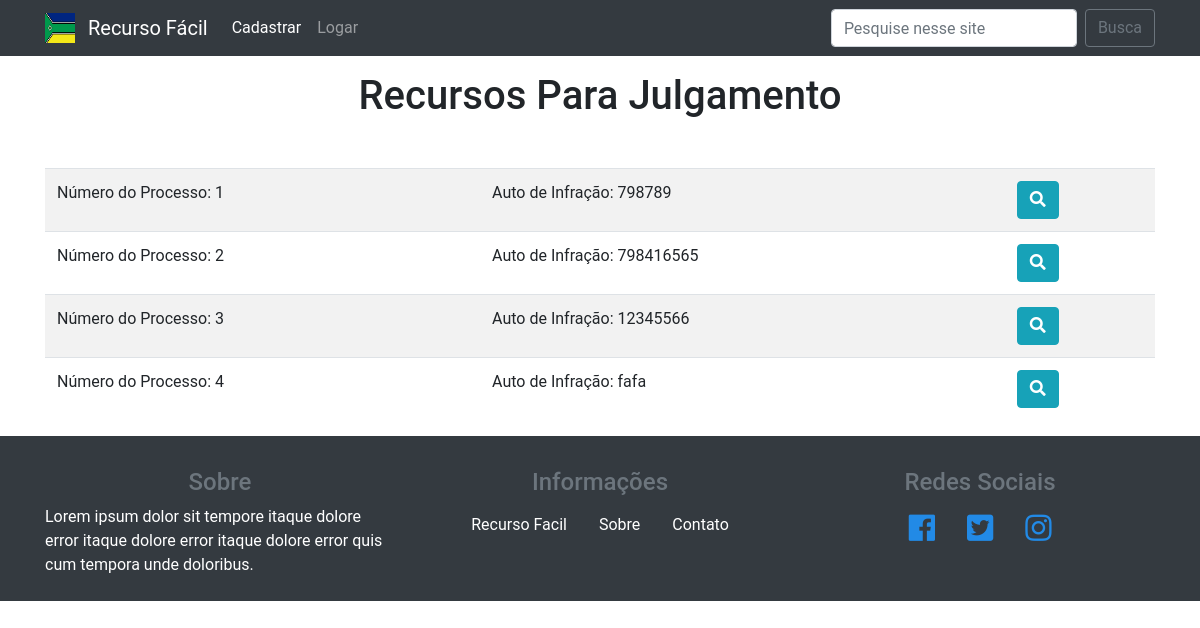
The app's page /lista-recursos.php with its own data.
### tables this page shows
CREATE TABLE `recursos` (
  `id` int(11) NOT NULL,
  `auto_de_infracao` varchar(20) NOT NULL,
  `usuario_id` int(11) NOT NULL,
  `cnh` varchar(20) NOT NULL,
  `cnh_arquivo` varchar(100) NOT NULL,
  `veiculo_arquivo` varchar(100) NOT NULL,
  `endereco_arquivo` varchar(100) NOT NULL,
  `multa_arquivo` varchar(100) NOT NULL,
  `comprovante_taxa_arquivo` varchar(100) NOT NULL,
  `procuracao_arquivo` varchar(100) DEFAULT NULL,
  `outros_documentos` varchar(100) DEFAULT NULL,
  `razoes` varchar(2000) NOT NULL
);

### classes/Recurso.php (called while the page is built, shortened)
<?php
class Recurso
{
	public function listar()
    {
        $query = "SELECT id, auto_de_infracao FROM recursos";
        $conexao = Conexao::pegarConexao();
        $resultado = $conexao->query($query);
        $lista = $resultado->fetchAll();
        return $lista;
    }
}

### lista-recursos.php (the view)
<?php
	require_once 'classes/Recurso.php';
	$recurso = new Recurso();
	$lista = $recurso->listar();
	require_once 'header.php';
?>
<h1 class="text-center mb-5 mt-3 display-5s">Recursos Para Julgamento</h1>
<div class="container">
<table class="table table-striped">
<?php foreach ($lista as $l): ?>
<tr>
	<td>Número do Processo: <?= $l['id'] ?></td>
	<td>Auto de Infração: <?= $l['auto_de_infracao'] ?></td>
	<td class="ml-2"><a href="recurso.php?id=<?=$l['id'] ?>" class="btn btn-info"><i class="fas fa-search"></i></a></td>
</tr>
<?php endforeach ?>
</table>
</div>
<?php require_once 'footer.php'; ?>

### css/style.css (style rules this page uses)
* { margin:0; padding:0; box-sizing:border-box; }
body { font-family: "Roboto",sans-serif; }
.container { display: flex; justify-content: center; }

### records on screen
recursos: id "1", auto_de_infracao "798789"
recursos: id "2", auto_de_infracao "798416565"
recursos: id "3", auto_de_infracao "12345566"
recursos: id "4", auto_de_infracao "fafa"
